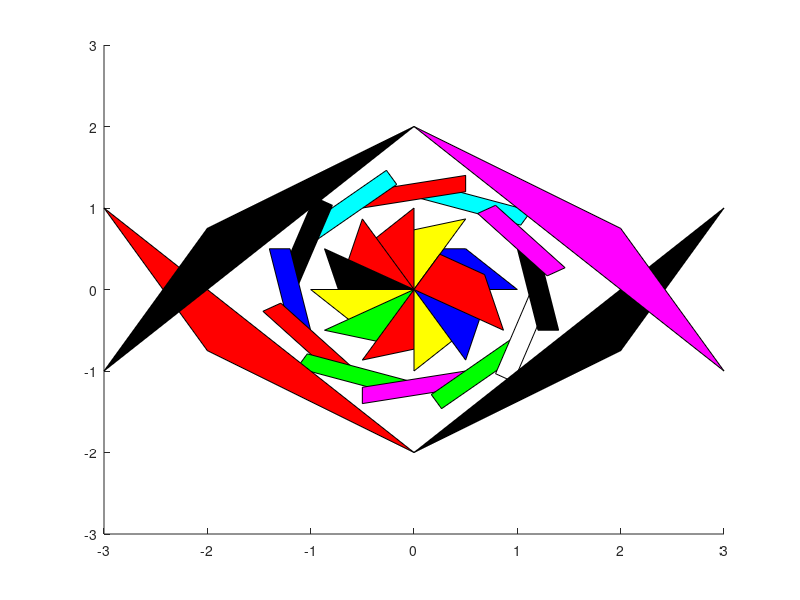

MATLAB code to generate this figure:
% Zyad Khan
% Matlab Unit 2 Assignment
% MATH-210: Linear Algebra

% Display name and assignment details
disp('Zyad Khan - MATLAB Unit 2 Assignment')

% Clear the grid
clf

% Code for the random colors
col_list='rgbcmykw';
col=randi([1,8],1);
color_choice=randi([1,8],1);


% First 2D Shape - Trapezoid
trapezoid = [0 0 0.5 1 ; 0 0.5 0.5 0 ; 1 1 1 1]; 
patch(trapezoid(1,:), trapezoid(2,:), col_list(randi([1,8],1))); 


% Transformation 1: Rotation by pi/6
transformation_1 = [cos(pi/6), -sin(pi/6) 0; sin(pi/6), cos(pi/6), 0 ; 0 0 1];
p_transformation1 = transformation_1* trapezoid;


%For loop to apply the first transformation to the first transformation of
%the trapezoid 20 times to create the pattern
for c = 1:10
    p_transformation1 = transformation_1*p_transformation1;  
    patch(p_transformation1(1,:), p_transformation1(2,:), col_list(randi([1,8],1)))
end 


%Second 2D Shape - Parallelogram
parallelogram = [1 1.2 1.4 1.2  ; 1 1 0 0 ; 1 1 1 1];

% Transformation 5: Shift down 1/8
transformation_5 = [ 1 0 0 ; 0 1 -1/2 ; 0 0 1];
p_transformation1 = transformation_5* parallelogram;

% Set axis
axis([-3,3,-3,3])
p_transformation1 = transformation_1*p_transformation1;

%For loop to apply the first transformation to the first transformation of
% the second shape (Parallelogram)
for c = 1:12
    p_transformation1 = transformation_1*p_transformation1;  
    patch(p_transformation1(1,:), p_transformation1(2,:), col_list(randi([1,8],1)))
end 

%Third 2D Shape - Triangle
triangle = [ 3 2 0 ; 0 2 3 ; 1 1 1];


% Transformation 2: Reflection through the line x2 = - x1 
transformation_2 = [0 -1 0 ; -1 0 0 ; 0 0 1];


% Transformation 3: Reflection through x1 axis
transformation_3 = [ 1 0 0 ; 0 -1 0 ; 1 1 1 ];



% Tranformation 4: Reflection through x2 axis
transformation_4 = [-1 0 0 ; 0 1 0 ; 0 0 1];

% Transformation 6: Shift down 1/5
transformation_6 =  [ 1 0 0 ; 0 1 -1/4 ; 0 0 1];

% Transformation 7: Shift up 1/5
transformation_7 =  [ 1 0 0 ; 0 1 1/4 ; 0 0 1];


% Triangle 1 (Bottom Right)
t_transformation = transformation_3*triangle;
t_transformation = transformation_2*t_transformation;
t_shift = transformation_7 * t_transformation;
patch(t_shift(1,:), t_shift(2,:), col_list(randi([1,8],1)))


% Triangle 2 (Bottom Left)
t_transformation = transformation_4*t_transformation;
t_shift = transformation_7 * t_transformation;
patch(t_shift(1,:), t_shift(2,:), col_list(randi([1,8],1)))



% Triangle 3 (Top Right)
t_transformation = transformation_2*t_transformation;
t_shift = transformation_6 * t_transformation;
patch(t_shift(1,:), t_shift(2,:), col_list(randi([1,8],1)))


% Triangle 4 (Top Left)
t_transformation = transformation_4*t_transformation;
t_shift = transformation_6 * t_transformation;
patch(t_shift(1,:), t_shift(2,:), col_list(randi([1,8],1)))

% Set background color
set(gca,'color', [0.3010 0.7450 0.9330]	);